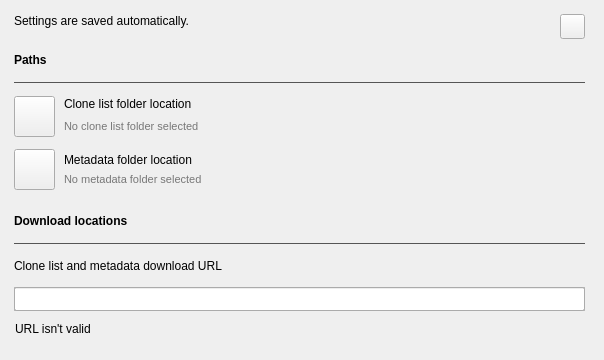
<?xml version="1.0" encoding="UTF-8"?>
<ui version="4.0">
 <class>Settings</class>
 <widget class="QDialog" name="Settings">
  <property name="geometry">
   <rect>
    <x>0</x>
    <y>0</y>
    <width>604</width>
    <height>360</height>
   </rect>
  </property>
  <property name="sizePolicy">
   <sizepolicy hsizetype="Fixed" vsizetype="Fixed">
    <horstretch>0</horstretch>
    <verstretch>0</verstretch>
   </sizepolicy>
  </property>
  <property name="minimumSize">
   <size>
    <width>604</width>
    <height>360</height>
   </size>
  </property>
  <property name="maximumSize">
   <size>
    <width>604</width>
    <height>360</height>
   </size>
  </property>
  <property name="windowTitle">
   <string>Settings</string>
  </property>
  <property name="autoFillBackground">
   <bool>false</bool>
  </property>
  <property name="locale">
   <locale language="English" country="UnitedStates"/>
  </property>
  <widget class="QWidget" name="gridLayoutWidget">
   <property name="geometry">
    <rect>
     <x>-1</x>
     <y>-1</y>
     <width>601</width>
     <height>361</height>
    </rect>
   </property>
   <layout class="QGridLayout" name="gridLayout">
    <property name="sizeConstraint">
     <enum>QLayout::SetMinAndMaxSize</enum>
    </property>
    <property name="leftMargin">
     <number>15</number>
    </property>
    <property name="topMargin">
     <number>15</number>
    </property>
    <property name="rightMargin">
     <number>15</number>
    </property>
    <property name="bottomMargin">
     <number>0</number>
    </property>
    <property name="verticalSpacing">
     <number>12</number>
    </property>
    <item row="8" column="0">
     <widget class="QLabel" name="labelCloneListMetadataDownloadURL">
      <property name="maximumSize">
       <size>
        <width>16777215</width>
        <height>18</height>
       </size>
      </property>
      <property name="font">
       <font>
        <family>Segoe UI</family>
        <bold>false</bold>
       </font>
      </property>
      <property name="locale">
       <locale language="English" country="UnitedStates"/>
      </property>
      <property name="text">
       <string>Clone list and metadata download URL</string>
      </property>
     </widget>
    </item>
    <item row="3" column="0">
     <widget class="QFrame" name="frameCloneListsLocation">
      <property name="minimumSize">
       <size>
        <width>0</width>
        <height>41</height>
       </size>
      </property>
      <property name="maximumSize">
       <size>
        <width>16777215</width>
        <height>41</height>
       </size>
      </property>
      <property name="locale">
       <locale language="English" country="UnitedStates"/>
      </property>
      <property name="frameShape">
       <enum>QFrame::NoFrame</enum>
      </property>
      <property name="frameShadow">
       <enum>QFrame::Plain</enum>
      </property>
      <property name="lineWidth">
       <number>0</number>
      </property>
      <widget class="QPushButton" name="buttonChooseCloneListsLocation">
       <property name="geometry">
        <rect>
         <x>0</x>
         <y>0</y>
         <width>41</width>
         <height>41</height>
        </rect>
       </property>
       <property name="font">
        <font>
         <family>Segoe UI</family>
         <pointsize>10</pointsize>
        </font>
       </property>
       <property name="toolTip">
        <string>Choose where the clone list folder is located</string>
       </property>
       <property name="text">
        <string/>
       </property>
       <property name="icon">
        <iconset resource="resources.qrc">
         <normaloff>:/retoolFiles/images/icons8-live-folder-80.png</normaloff>:/retoolFiles/images/icons8-live-folder-80.png</iconset>
       </property>
       <property name="iconSize">
        <size>
         <width>32</width>
         <height>32</height>
        </size>
       </property>
       <property name="autoDefault">
        <bool>false</bool>
       </property>
      </widget>
      <widget class="QLabel" name="labelSelectCloneListsLocation">
       <property name="geometry">
        <rect>
         <x>50</x>
         <y>0</y>
         <width>531</width>
         <height>16</height>
        </rect>
       </property>
       <property name="font">
        <font>
         <family>Segoe UI</family>
         <bold>false</bold>
        </font>
       </property>
       <property name="text">
        <string>Clone list folder location</string>
       </property>
      </widget>
      <widget class="ElisionLabel" name="labelCloneListsLocation">
       <property name="geometry">
        <rect>
         <x>50</x>
         <y>20</y>
         <width>531</width>
         <height>20</height>
        </rect>
       </property>
       <property name="palette">
        <palette>
         <active>
          <colorrole role="WindowText">
           <brush brushstyle="SolidPattern">
            <color alpha="255">
             <red>119</red>
             <green>119</green>
             <blue>119</blue>
            </color>
           </brush>
          </colorrole>
          <colorrole role="Text">
           <brush brushstyle="SolidPattern">
            <color alpha="255">
             <red>0</red>
             <green>0</green>
             <blue>0</blue>
            </color>
           </brush>
          </colorrole>
         </active>
         <inactive>
          <colorrole role="WindowText">
           <brush brushstyle="SolidPattern">
            <color alpha="255">
             <red>119</red>
             <green>119</green>
             <blue>119</blue>
            </color>
           </brush>
          </colorrole>
          <colorrole role="Text">
           <brush brushstyle="SolidPattern">
            <color alpha="255">
             <red>0</red>
             <green>0</green>
             <blue>0</blue>
            </color>
           </brush>
          </colorrole>
         </inactive>
         <disabled>
          <colorrole role="WindowText">
           <brush brushstyle="SolidPattern">
            <color alpha="255">
             <red>120</red>
             <green>120</green>
             <blue>120</blue>
            </color>
           </brush>
          </colorrole>
          <colorrole role="Text">
           <brush brushstyle="SolidPattern">
            <color alpha="255">
             <red>120</red>
             <green>120</green>
             <blue>120</blue>
            </color>
           </brush>
          </colorrole>
         </disabled>
        </palette>
       </property>
       <property name="font">
        <font>
         <family>Segoe UI</family>
         <pointsize>8</pointsize>
        </font>
       </property>
       <property name="text">
        <string>No clone list folder selected</string>
       </property>
      </widget>
     </widget>
    </item>
    <item row="1" column="0">
     <widget class="QLabel" name="labelPaths">
      <property name="minimumSize">
       <size>
        <width>0</width>
        <height>18</height>
       </size>
      </property>
      <property name="maximumSize">
       <size>
        <width>16777215</width>
        <height>18</height>
       </size>
      </property>
      <property name="font">
       <font>
        <family>Segoe UI</family>
        <bold>true</bold>
       </font>
      </property>
      <property name="locale">
       <locale language="English" country="UnitedStates"/>
      </property>
      <property name="text">
       <string>Paths</string>
      </property>
      <property name="textInteractionFlags">
       <set>Qt::NoTextInteraction</set>
      </property>
     </widget>
    </item>
    <item row="6" column="0">
     <widget class="QLabel" name="labelDownloadLocations">
      <property name="minimumSize">
       <size>
        <width>0</width>
        <height>18</height>
       </size>
      </property>
      <property name="maximumSize">
       <size>
        <width>16777215</width>
        <height>18</height>
       </size>
      </property>
      <property name="font">
       <font>
        <family>Segoe UI</family>
        <bold>true</bold>
       </font>
      </property>
      <property name="locale">
       <locale language="English" country="UnitedStates"/>
      </property>
      <property name="text">
       <string>Download locations</string>
      </property>
      <property name="textInteractionFlags">
       <set>Qt::NoTextInteraction</set>
      </property>
     </widget>
    </item>
    <item row="5" column="0">
     <spacer name="verticalSpacer">
      <property name="orientation">
       <enum>Qt::Vertical</enum>
      </property>
      <property name="sizeType">
       <enum>QSizePolicy::Fixed</enum>
      </property>
      <property name="sizeHint" stdset="0">
       <size>
        <width>20</width>
        <height>10</height>
       </size>
      </property>
     </spacer>
    </item>
    <item row="7" column="0">
     <widget class="Line" name="lineDownloadLocations">
      <property name="palette">
       <palette>
        <active>
         <colorrole role="WindowText">
          <brush brushstyle="SolidPattern">
           <color alpha="255">
            <red>85</red>
            <green>85</green>
            <blue>85</blue>
           </color>
          </brush>
         </colorrole>
        </active>
        <inactive>
         <colorrole role="WindowText">
          <brush brushstyle="SolidPattern">
           <color alpha="255">
            <red>85</red>
            <green>85</green>
            <blue>85</blue>
           </color>
          </brush>
         </colorrole>
        </inactive>
        <disabled>
         <colorrole role="WindowText">
          <brush brushstyle="SolidPattern">
           <color alpha="255">
            <red>120</red>
            <green>120</green>
            <blue>120</blue>
           </color>
          </brush>
         </colorrole>
        </disabled>
       </palette>
      </property>
      <property name="locale">
       <locale language="English" country="UnitedStates"/>
      </property>
      <property name="frameShadow">
       <enum>QFrame::Plain</enum>
      </property>
      <property name="orientation">
       <enum>Qt::Horizontal</enum>
      </property>
     </widget>
    </item>
    <item row="2" column="0">
     <widget class="Line" name="linePaths">
      <property name="palette">
       <palette>
        <active>
         <colorrole role="WindowText">
          <brush brushstyle="SolidPattern">
           <color alpha="255">
            <red>85</red>
            <green>85</green>
            <blue>85</blue>
           </color>
          </brush>
         </colorrole>
        </active>
        <inactive>
         <colorrole role="WindowText">
          <brush brushstyle="SolidPattern">
           <color alpha="255">
            <red>85</red>
            <green>85</green>
            <blue>85</blue>
           </color>
          </brush>
         </colorrole>
        </inactive>
        <disabled>
         <colorrole role="WindowText">
          <brush brushstyle="SolidPattern">
           <color alpha="255">
            <red>120</red>
            <green>120</green>
            <blue>120</blue>
           </color>
          </brush>
         </colorrole>
        </disabled>
       </palette>
      </property>
      <property name="locale">
       <locale language="English" country="UnitedStates"/>
      </property>
      <property name="frameShadow">
       <enum>QFrame::Plain</enum>
      </property>
      <property name="orientation">
       <enum>Qt::Horizontal</enum>
      </property>
     </widget>
    </item>
    <item row="0" column="0">
     <widget class="QFrame" name="frameResetButton">
      <property name="minimumSize">
       <size>
        <width>0</width>
        <height>25</height>
       </size>
      </property>
      <property name="maximumSize">
       <size>
        <width>16777215</width>
        <height>25</height>
       </size>
      </property>
      <property name="locale">
       <locale language="English" country="UnitedStates"/>
      </property>
      <property name="frameShape">
       <enum>QFrame::NoFrame</enum>
      </property>
      <property name="frameShadow">
       <enum>QFrame::Plain</enum>
      </property>
      <widget class="QPushButton" name="pushButtonReset">
       <property name="geometry">
        <rect>
         <x>546</x>
         <y>0</y>
         <width>25</width>
         <height>25</height>
        </rect>
       </property>
       <property name="sizePolicy">
        <sizepolicy hsizetype="Fixed" vsizetype="Preferred">
         <horstretch>0</horstretch>
         <verstretch>0</verstretch>
        </sizepolicy>
       </property>
       <property name="minimumSize">
        <size>
         <width>25</width>
         <height>25</height>
        </size>
       </property>
       <property name="maximumSize">
        <size>
         <width>25</width>
         <height>25</height>
        </size>
       </property>
       <property name="toolTip">
        <string>Reset all settings to default</string>
       </property>
       <property name="layoutDirection">
        <enum>Qt::LeftToRight</enum>
       </property>
       <property name="text">
        <string/>
       </property>
       <property name="icon">
        <iconset resource="resources.qrc">
         <normaloff>:/retoolFiles/images/icons8-restart-80.png</normaloff>:/retoolFiles/images/icons8-restart-80.png</iconset>
       </property>
       <property name="autoDefault">
        <bool>false</bool>
       </property>
      </widget>
      <widget class="QLabel" name="labelSettingsSaved">
       <property name="geometry">
        <rect>
         <x>0</x>
         <y>0</y>
         <width>381</width>
         <height>18</height>
        </rect>
       </property>
       <property name="minimumSize">
        <size>
         <width>0</width>
         <height>18</height>
        </size>
       </property>
       <property name="maximumSize">
        <size>
         <width>16777215</width>
         <height>18</height>
        </size>
       </property>
       <property name="font">
        <font>
         <family>Segoe UI</family>
        </font>
       </property>
       <property name="text">
        <string>&lt;html&gt;&lt;head/&gt;&lt;body&gt;&lt;p&gt;Settings are saved automatically.&lt;/p&gt;&lt;/body&gt;&lt;/html&gt;</string>
       </property>
       <property name="scaledContents">
        <bool>false</bool>
       </property>
       <property name="alignment">
        <set>Qt::AlignLeading|Qt::AlignLeft|Qt::AlignTop</set>
       </property>
       <property name="wordWrap">
        <bool>true</bool>
       </property>
       <property name="openExternalLinks">
        <bool>true</bool>
       </property>
       <property name="textInteractionFlags">
        <set>Qt::LinksAccessibleByKeyboard|Qt::LinksAccessibleByMouse</set>
       </property>
      </widget>
     </widget>
    </item>
    <item row="4" column="0">
     <widget class="QFrame" name="frameMetadataLocation">
      <property name="minimumSize">
       <size>
        <width>0</width>
        <height>41</height>
       </size>
      </property>
      <property name="maximumSize">
       <size>
        <width>16777215</width>
        <height>41</height>
       </size>
      </property>
      <property name="locale">
       <locale language="English" country="UnitedStates"/>
      </property>
      <property name="frameShape">
       <enum>QFrame::NoFrame</enum>
      </property>
      <property name="frameShadow">
       <enum>QFrame::Plain</enum>
      </property>
      <property name="lineWidth">
       <number>0</number>
      </property>
      <widget class="QPushButton" name="buttonChooseMetadataLocation">
       <property name="geometry">
        <rect>
         <x>0</x>
         <y>0</y>
         <width>41</width>
         <height>41</height>
        </rect>
       </property>
       <property name="font">
        <font>
         <family>Segoe UI</family>
         <pointsize>10</pointsize>
        </font>
       </property>
       <property name="toolTip">
        <string>Choose where the metadata folder is located</string>
       </property>
       <property name="text">
        <string/>
       </property>
       <property name="icon">
        <iconset resource="resources.qrc">
         <normaloff>:/retoolFiles/images/icons8-live-folder-80.png</normaloff>:/retoolFiles/images/icons8-live-folder-80.png</iconset>
       </property>
       <property name="iconSize">
        <size>
         <width>32</width>
         <height>32</height>
        </size>
       </property>
       <property name="autoDefault">
        <bool>false</bool>
       </property>
      </widget>
      <widget class="QLabel" name="labelSelectMetadataLocation">
       <property name="geometry">
        <rect>
         <x>50</x>
         <y>0</y>
         <width>531</width>
         <height>22</height>
        </rect>
       </property>
       <property name="font">
        <font>
         <family>Segoe UI</family>
         <bold>false</bold>
        </font>
       </property>
       <property name="locale">
        <locale language="English" country="UnitedStates"/>
       </property>
       <property name="text">
        <string>Metadata folder location</string>
       </property>
      </widget>
      <widget class="ElisionLabel" name="labelMetadataLocation">
       <property name="geometry">
        <rect>
         <x>50</x>
         <y>20</y>
         <width>531</width>
         <height>20</height>
        </rect>
       </property>
       <property name="palette">
        <palette>
         <active>
          <colorrole role="WindowText">
           <brush brushstyle="SolidPattern">
            <color alpha="255">
             <red>119</red>
             <green>119</green>
             <blue>119</blue>
            </color>
           </brush>
          </colorrole>
          <colorrole role="Text">
           <brush brushstyle="SolidPattern">
            <color alpha="255">
             <red>0</red>
             <green>0</green>
             <blue>0</blue>
            </color>
           </brush>
          </colorrole>
         </active>
         <inactive>
          <colorrole role="WindowText">
           <brush brushstyle="SolidPattern">
            <color alpha="255">
             <red>119</red>
             <green>119</green>
             <blue>119</blue>
            </color>
           </brush>
          </colorrole>
          <colorrole role="Text">
           <brush brushstyle="SolidPattern">
            <color alpha="255">
             <red>0</red>
             <green>0</green>
             <blue>0</blue>
            </color>
           </brush>
          </colorrole>
         </inactive>
         <disabled>
          <colorrole role="WindowText">
           <brush brushstyle="SolidPattern">
            <color alpha="255">
             <red>120</red>
             <green>120</green>
             <blue>120</blue>
            </color>
           </brush>
          </colorrole>
          <colorrole role="Text">
           <brush brushstyle="SolidPattern">
            <color alpha="255">
             <red>120</red>
             <green>120</green>
             <blue>120</blue>
            </color>
           </brush>
          </colorrole>
         </disabled>
        </palette>
       </property>
       <property name="font">
        <font>
         <family>Segoe UI</family>
         <pointsize>8</pointsize>
        </font>
       </property>
       <property name="locale">
        <locale language="English" country="UnitedStates"/>
       </property>
       <property name="text">
        <string>No metadata folder selected</string>
       </property>
      </widget>
     </widget>
    </item>
    <item row="9" column="0">
     <widget class="QFrame" name="frameCloneListMetadataDownloadLocation">
      <property name="minimumSize">
       <size>
        <width>0</width>
        <height>24</height>
       </size>
      </property>
      <property name="maximumSize">
       <size>
        <width>16777215</width>
        <height>24</height>
       </size>
      </property>
      <property name="locale">
       <locale language="English" country="UnitedStates"/>
      </property>
      <property name="frameShape">
       <enum>QFrame::StyledPanel</enum>
      </property>
      <property name="frameShadow">
       <enum>QFrame::Raised</enum>
      </property>
      <widget class="CustomLineEdit" name="lineEditCloneListDownloadLocation">
       <property name="geometry">
        <rect>
         <x>0</x>
         <y>0</y>
         <width>571</width>
         <height>24</height>
        </rect>
       </property>
       <property name="minimumSize">
        <size>
         <width>0</width>
         <height>24</height>
        </size>
       </property>
       <property name="maximumSize">
        <size>
         <width>16777215</width>
         <height>24</height>
        </size>
       </property>
      </widget>
     </widget>
    </item>
   </layout>
  </widget>
  <widget class="QLabel" name="labelURLError">
   <property name="geometry">
    <rect>
     <x>15</x>
     <y>320</y>
     <width>571</width>
     <height>18</height>
    </rect>
   </property>
   <property name="minimumSize">
    <size>
     <width>0</width>
     <height>18</height>
    </size>
   </property>
   <property name="maximumSize">
    <size>
     <width>16777215</width>
     <height>18</height>
    </size>
   </property>
   <property name="palette">
    <palette>
     <active>
      <colorrole role="WindowText">
       <brush brushstyle="SolidPattern">
        <color alpha="255">
         <red>255</red>
         <green>0</green>
         <blue>0</blue>
        </color>
       </brush>
      </colorrole>
     </active>
     <inactive>
      <colorrole role="WindowText">
       <brush brushstyle="SolidPattern">
        <color alpha="255">
         <red>0</red>
         <green>0</green>
         <blue>0</blue>
        </color>
       </brush>
      </colorrole>
     </inactive>
     <disabled>
      <colorrole role="WindowText">
       <brush brushstyle="SolidPattern">
        <color alpha="255">
         <red>120</red>
         <green>120</green>
         <blue>120</blue>
        </color>
       </brush>
      </colorrole>
     </disabled>
    </palette>
   </property>
   <property name="locale">
    <locale language="English" country="UnitedStates"/>
   </property>
   <property name="text">
    <string>URL isn't valid</string>
   </property>
  </widget>
 </widget>
 <customwidgets>
  <customwidget>
   <class>CustomLineEdit</class>
   <extends>QLineEdit</extends>
   <header>modules.gui.custom_widgets</header>
  </customwidget>
  <customwidget>
   <class>ElisionLabel</class>
   <extends>QLabel</extends>
   <header>modules.gui.custom_widgets</header>
  </customwidget>
 </customwidgets>
 <resources>
  <include location="resources.qrc"/>
 </resources>
 <connections/>
</ui>
